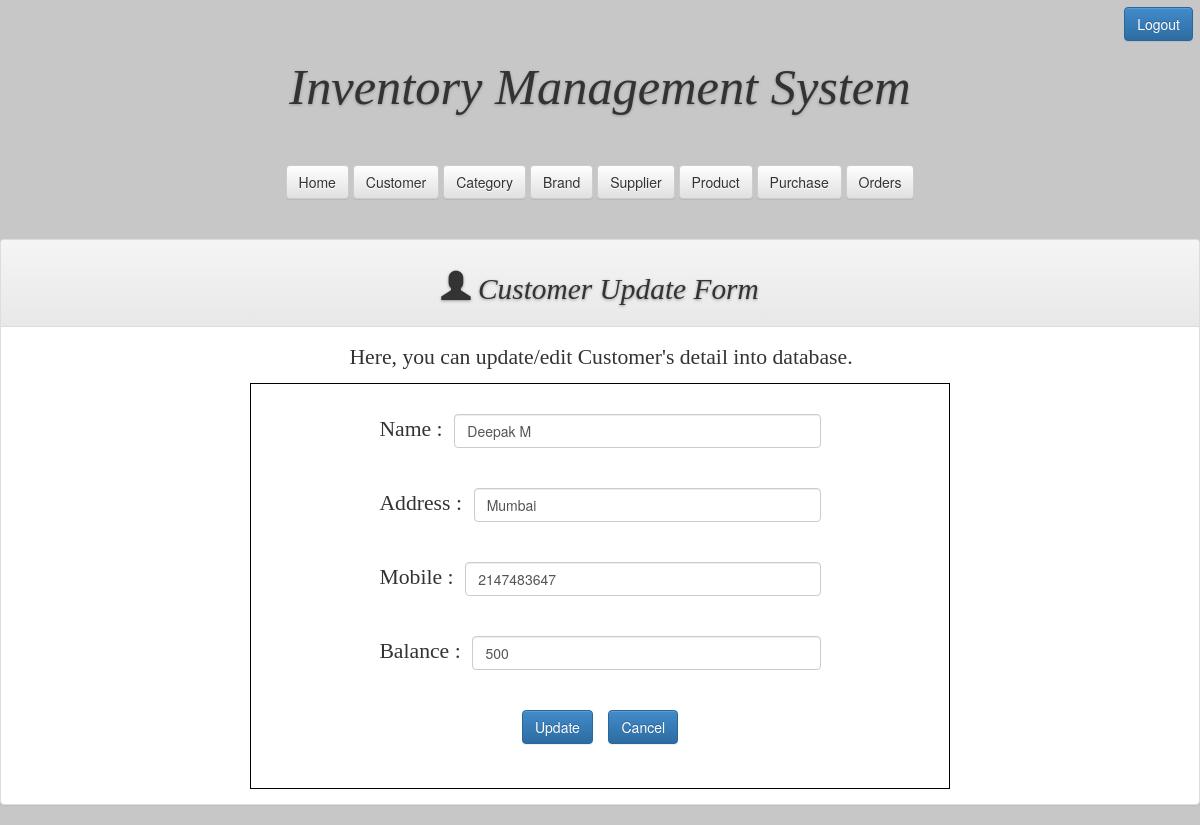
Screenshot of /main.php?tag=customer_entry&opr=upd&rs_id=1 with the database file from the repository.
### tables this page shows
CREATE TABLE `ims_customer` (
  `id` int(11) NOT NULL,
  `name` varchar(200) NOT NULL,
  `address` text NOT NULL,
  `mobile` varchar(10) NOT NULL,
  `balance` int(5) NOT NULL
);

### Customer_Entry.php (the view, shortened to what this page needs)
<?php
$id="";
$opr="";
if(isset($_GET['opr']))
	$opr=$_GET['opr'];
if(isset($_GET['rs_id']))
	$id=$_GET['rs_id'];
?>
<html>
<head>
<link rel="stylesheet" type="text/css" href="css/style.css" />
</head>
<body>
<?php
if($opr=="upd")
{
	$sql_upd=mysqli_query($con, "SELECT * FROM ims_customer WHERE id=$id");
	$rs_upd=mysqli_fetch_array($sql_upd);
?>
<div class="panel panel-default">
  		<div class="panel-heading"><h1><span class="glyphicon glyphicon-user"></span> Customer Update Form</h1></div>
  			<div class="panel-body">
			<div class="container">
				<p style="text-align:center;">Here, you can update/edit Customer's detail into database.</p>
			</div>
<div class="container_form">
    <form method="post">
				<div class="form_input_box">
				<span class="p_font">Name : </span>&nbsp;&nbsp;&nbsp;
					<input type="text" name="name" class="form-control" value="<?php echo $rs_upd['name'];?>" />
				</div><br>
				<div class="form_input_box">
				<span class="p_font">Address : </span>&nbsp;&nbsp;&nbsp;
					<input type="text" name="address" class="form-control" value="<?php echo $rs_upd['address'];?>" />
				</div><br>
				<div class="form_input_box">
				<span class="p_font">Mobile : </span>&nbsp;&nbsp;&nbsp;
					<input type="text" name="mobile" pattern="[0-9]{10}" class="form-control" value="<?php echo $rs_upd['mobile'];?>" />
				</div><br>
				<div class="form_input_box">
				<span class="p_font">Balance : </span>&nbsp;&nbsp;&nbsp;
					<input type="number" name="balance"  class="form-control" value="<?php echo $rs_upd['balance'];?>" />
				</div><br>
				<div class="form_btn_pos">
					<input type="submit" name="btn_upd" href="#" class="btn btn-primary btn-large" value="Update" />&nbsp;&nbsp;&nbsp;
					<input type="reset"  href="#" class="btn btn-primary btn-large" value="Cancel" />
				</div>
            </form>
			</div>
		</div>
	</div>
<?php
}
?>
</body>
</html>

### css/style.css (style rules this page uses)
body { background-color: #c7c7c7; }
h1 { font-family: 'Segoe UI Light'; font-weight: 100; font-style: oblique; font-size: 2.10em; text-shadow: 0px 1px 3px rgba(150, 150, 150, 1); }
.container_form { float: center; margin: auto; padding: 20px; width: 60%; border: 1.5px solid black; }
.form_input_box { width: 70%; margin: auto; padding: 10px; display: flex; white-space: nowrap; }
.form_btn_pos { margin: auto; padding: 10px; display: block; text-align: center; }
p { text-align: center; font-family: 'Segoe UI Light'; font-weight: 200; font-style: normal; font-size: 1.55em; }
.panel-heading { text-align: center; }
.p_font { text-align: center; font-family: 'Segoe UI Light'; font-weight: 200; font-style: normal; font-size: 1.55em; }

### rows the page displays
ims_customer: name "Deepak M", address "Mumbai", mobile "2147483647", balance "500"
